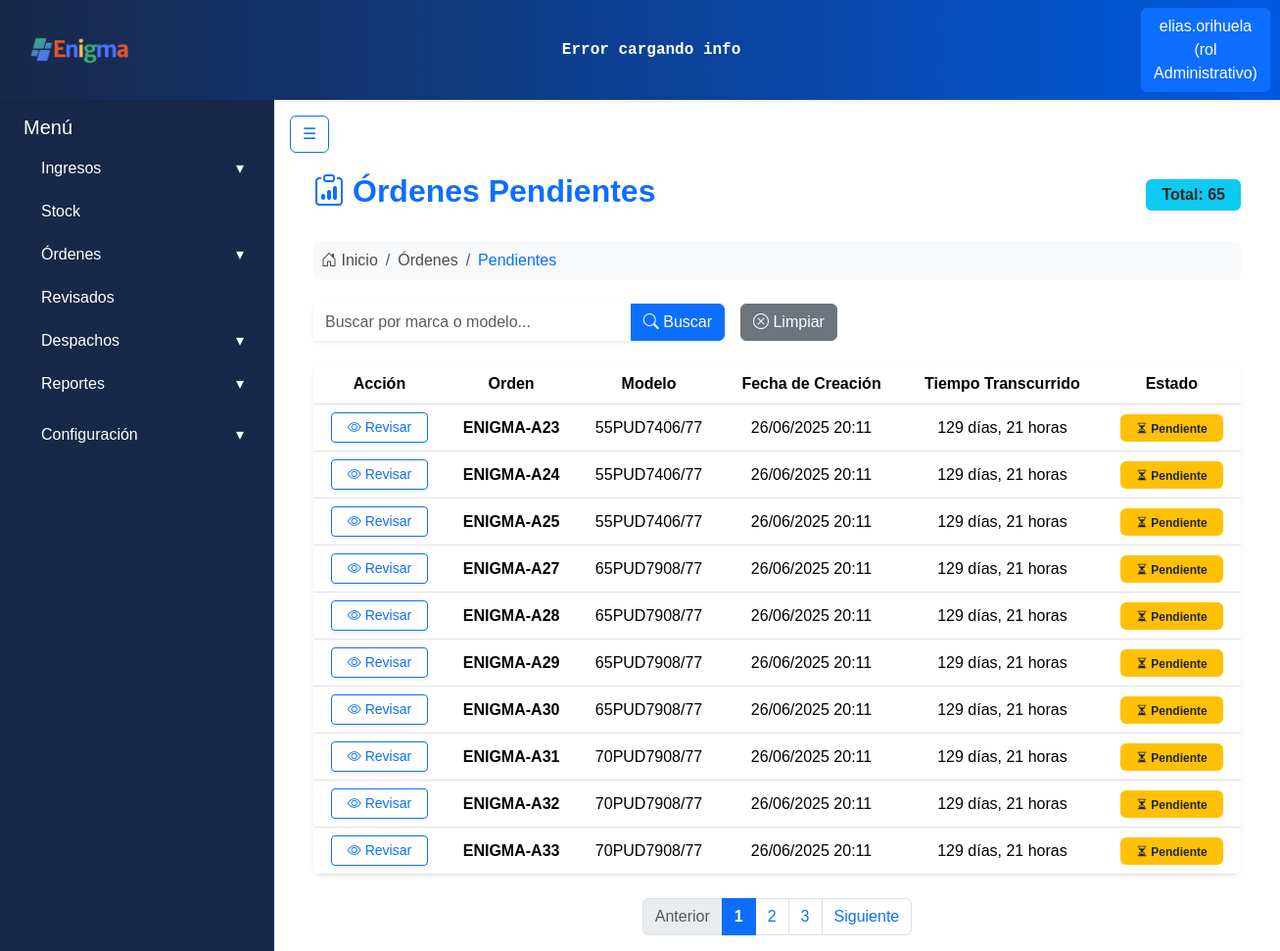
Screenshot of /ordenes/pendientes/ (signed in) with the database file from the repository.
### apps/usuarios/models.py (models this page shows, shortened)
class Usuarios(AbstractBaseUser):
    username = models.CharField('Nombre de usuario', unique= True, max_length=60)
    email = models.EmailField('Correo electronico', max_length=254, unique= True)
    nombre = models.CharField(max_length=50)
    apellido = models.CharField(max_length=50)
    rol = models.ForeignKey(Roles, on_delete=models.CASCADE)
    activo = models.BooleanField(default=True)
    is_admin = models.BooleanField(default = False)
    is_superuser = models.BooleanField(default=False)
    is_staff = models.BooleanField(default=False)
    objects = UsuariosManager()
    USERNAME_FIELD = 'username'
    REQUIRED_FIELDS = ['nombre', 'apellido', 'email'] #campos necesarios para crear la cuenta por consola

class Roles(models.Model):
    id = models.AutoField(primary_key=True)
    nombre = models.CharField(max_length=50)
    def __str__(self):
        return self.nombre

### apps/ingresos/models.py (models this page shows, shortened)
class Productos(models.Model):
    id = models.AutoField(primary_key=True)
    marca = models.CharField(max_length=30)
    modelo = models.CharField(max_length=50, unique=True)

### apps/ordenes/models.py (models this page shows, shortened)
class Ordenes(ModeloBaseConUsuario):  # HEREDA el usuario y el save()
    remito_id = models.ForeignKey('ingresos.Remitos', on_delete=models.CASCADE)
    equipo_id = models.ForeignKey('Equipos', on_delete=models.CASCADE)
    estado_id = models.ForeignKey('Estados', on_delete=models.CASCADE)
    falla_detectada = models.CharField(max_length=50, null=True, blank=True)
    reparacion = models.CharField(max_length=50, null=True, blank=True)
    fecha_revision = models.DateTimeField(null=True, blank=True)
    editado_por = models.ForeignKey(
        User, on_delete=models.SET_NULL, null=True, blank=True, related_name='ordenes_editadas'
    )
    palletizado_por = models.ForeignKey(
        User, on_delete=models.SET_NULL, null=True, blank=True, related_name='ordenes_palletizadas'
    )
    orden_activa = models.BooleanField(default=True)
    fecha_creacion = models.DateTimeField(auto_now_add=True)
    modificacion_id = models.ForeignKey('HistorialOrdenes', on_delete=models.CASCADE, null=True, blank=True)
    destino = models.ForeignKey('Destinos', on_delete=models.CASCADE, null=True, blank=True)
    equipo_palletizado = models.BooleanField(default=False)

### apps/ordenes/views.py (the view)
# urls.py: path('pendientes/', login_required(OrdenesPendientesListView.as_view()), name='ordenes_pendientes'),
class OrdenesPendientesListView(LoginRequiredMixin, ListView):
    model = Ordenes
    template_name = 'ordenes/ordenes_pendientes.html'
    context_object_name = 'ordenes'
    paginate_by = 10    # ✅ Paginación: 12 por página
    def get_queryset(self):
        queryset = Ordenes.objects.select_related(
            'equipo_id__producto_id', 'estado_id'
        ).filter(estado_id__nombre_estado='Pendiente')
        buscar = self.request.GET.get('buscar', '').strip()
        if buscar:
            queryset = queryset.filter(
                models.Q(equipo_id__producto_id__modelo__icontains=buscar) |
                models.Q(equipo_id__producto_id__marca__icontains=buscar)
            )
        return queryset
    def get_context_data(self, **kwargs):
        context = super().get_context_data(**kwargs)
        datos_ordenes = []
        for orden in context['ordenes']:
            datos_ordenes.append({
                'id': orden.id,
                'modelo': orden.equipo_id.producto_id.modelo,
                'fecha_creacion': orden.fecha_creacion,
                'tiempo_transcurrido': now() - orden.fecha_creacion,
                'estado': orden.estado_id.nombre_estado,
            })
        context['ordenes'] = datos_ordenes
        context['total_ordenes'] = Ordenes.objects.filter(estado_id__nombre_estado='Pendiente').count()
        context['buscar'] = self.request.GET.get('buscar', '')
        return context

### apps/ordenes/templates/ordenes/ordenes_pendientes.html (shortened to what this page needs)
{% extends 'base.html' %}
{% block content %}
<div class="page-container px-4 mt-3">
    <div class="d-flex justify-content-between align-items-center mb-4">
        <h2 class="fw-bold text-primary d-flex align-items-center gap-2">
            <i class="bi bi-clipboard-data text-primary"></i> Órdenes Pendientes
        </h2>
        <span class="badge bg-info text-dark fs-6 px-3 py-2 shadow-sm">
            Total: {{ total_ordenes }}
        </span>
    </div>
    <nav aria-label="breadcrumb" class="mb-4">
        <ol class="breadcrumb bg-light rounded p-2">
            <li class="breadcrumb-item">
                <i class="bi bi-house-door"></i> Inicio
            </li>
            <li class="breadcrumb-item">
                Órdenes
            </li>
            <li class="breadcrumb-item text-primary" aria-current="page">Pendientes</li>
        </ol>
    </nav>
    <form method="get" class="search-form mb-4 d-flex gap-3 flex-wrap align-items-center">
        <div class="input-group shadow-sm" style="max-width: 420px;">
            <input type="text" name="buscar" class="form-control border-0"
                   placeholder="Buscar por marca o modelo..."
                   value="{{ buscar }}">
            <button class="btn btn-primary" type="submit">
                <i class="bi bi-search"></i> Buscar
            </button>
        </div>
        <a href="{% url 'ordenes_pendientes' %}" class="btn btn-secondary">
            <i class="bi bi-x-circle"></i> Limpiar
        </a>
    </form>
    <div class="table-responsive shadow-sm rounded-3">
        <table class="table table-hover align-middle text-center m-0">
            <thead class="table-header">
                <tr>
                    <th>Acción</th>
                    <th>Orden</th>
                    <th>Modelo</th>
                    <th>Fecha de Creación</th>
                    <th>Tiempo Transcurrido</th>
                    <th>Estado</th>
                </tr>
            </thead>
            <tbody>
                {% for orden in ordenes %}
                <tr>
                    <td>
                        <a href="{% url 'revisar_orden' orden.id %}"
                           class="btn btn-outline-primary btn-sm px-3 py-1 shadow-sm">
                            <i class="bi bi-eye"></i> Revisar
                        </a>
                    </td>
                    <td><strong>ENIGMA-A{{ orden.id }}</strong></td>
                    <td>{{ orden.modelo }}</td>
                    <td>{{ orden.fecha_creacion|date:"d/m/Y H:i" }}</td>
                    <td>
                        {% with orden.tiempo_transcurrido as t %}
                            {{ t.days }} días,
                            {% widthratio t.seconds 3600 1 %} horas
                        {% endwith %}
                    </td>
                    <td>
                        {% if orden.estado == "Pendiente" %}
                            <span class="badge bg-warning text-dark px-3 py-2">
                                <i class="bi bi-hourglass-split"></i> Pendiente
                            </span>
                        {% elif orden.estado == "En revisión" %}
                            <span class="badge bg-info text-dark px-3 py-2">
                                <i class="bi bi-search"></i> En revisión
                            </span>
                        {% elif orden.estado == "Completada" %}
                            <span class="badge bg-success px-3 py-2">
                                <i class="bi bi-check-circle"></i> Completada
                            </span>
                        {% else %}
                            <span class="badge bg-secondary px-3 py-2">{{ orden.estado }}</span>
                        {% endif %}
                    </td>
                </tr>
                {% empty %}
                <tr>
                    <td colspan="6" class="text-muted py-4">
                        <i class="bi bi-inbox"></i> No hay órdenes pendientes.
                    </td>
                </tr>
                {% endfor %}
            </tbody>
        </table>
    </div>
    {% if page_obj.has_other_pages %}
    <nav class="mt-4" aria-label="Paginación">
        <ul class="pagination justify-content-center mb-0">
            {% if page_obj.has_previous %}
            <li class="page-item">
                <a class="page-link" href="?page={{ page_obj.previous_page_number }}">Anterior</a>
            </li>
            {% else %}
            <li class="page-item disabled"><span class="page-link">Anterior</span></li>
            {% endif %}
            {% for num in page_obj.paginator.page_range %}
                {% if page_obj.number == num %}
                    <li class="page-item active"><span class="page-link">{{ num }}</span></li>
                {% elif num > page_obj.number|add:'-3' and num < page_obj.number|add:'3' %}
                    <li class="page-item"><a class="page-link" href="?page={{ num }}">{{ num }}</a></li>
                {% endif %}
            {% endfor %}
            {% if page_obj.has_next %}
            <li class="page-item">
                <a class="page-link" href="?page={{ page_obj.next_page_number }}">Siguiente</a>
            </li>
            {% else %}
            <li class="page-item disabled"><span class="page-link">Siguiente</span></li>
            {% endif %}
        </ul>
    </nav>
    {% endif %}
</div>
{% endblock %}

### templates/includes/header.html (shortened to what this page needs)
{% load static %}
<nav class="navbar navbar-expand-lg shadow-sm navbar-gradient">
  <div class="container-fluid">
    <a class="navbar-brand d-flex align-items-center" href="{% url 'core:dashboard' %}">
      <div class="card-header p-0 bg-transparent border-0">
        <img class="logo_form" src="{% static 'img/enigmaLogoNuevo.png' %}" alt="Enigma Logo">
      </div>
    </a>
    <div class="mx-auto text-center d-none d-lg-block">
        <div class="ticker-container text-white py-1 px-2 rounded">
            <div class="ticker" id="ticker-api">
            </div>
        </div>
    </div>
    <div class="d-flex ms-auto">
      {% if user.is_authenticated %}
        <div class="dropdown">
          <a class="btn btn-primary" href="#" role="button" id="dropdownUser" data-bs-toggle="dropdown" aria-expanded="false">
            {{ user.username }} (rol {{ user.rol }})
          </a>
        </div>
      {% else %}
        <a href="{% url 'usuarios:register' %}" class="btn btn-outline-primary me-2">Registrarse</a>
        <a href="{% url 'usuarios:login' %}" class="btn btn-outline-success">Login</a>
      {% endif %}
    </div>
  </div>
</nav>

### static/css/style.css (style rules this page uses)
:root { --color-bg-navbar-solid:linear-gradient(90deg, #182848 0%, #005ae1 100%); }
.navbar-gradient { background: var(--color-bg-navbar-solid); }
.logo_form { width: auto; height: 40px; margin-right: 10px; margin-left: 0.8rem; }
h2 { color: #e02626; }
.active { background-color: #001d3a !important; font-weight: bold; border-radius: 0.25rem; }
body { font-family: Arial, sans-serif; color: #4b4b4b; }
h1, h2 { text-align: center; color: #0056b3; }
.ticker-container { color: #E0F2FE; overflow: hidden; white-space: nowrap; position: relative; width: 1000px; font-weight: bold; font-family: monospace; border-radius: 0.25rem; }
.ticker { display: inline-block; white-space: nowrap; animation: scrollTicker 50s linear infinite; }

### rows the page displays
Usuarios: username "elias.orihuela", rol "Administrativo"
Productos: modelo "55PUD7406/77" "55PUD7406/77" "55PUD7406/77"
Ordenes: fecha_creacion "26/06/2025 20:11"
Ordenes: fecha_creacion "26/06/2025 20:11"
Ordenes: fecha_creacion "26/06/2025 20:11"
Productos: modelo "65PUD7908/77" "65PUD7908/77" "65PUD7908/77" "65PUD7908/77"
Ordenes: fecha_creacion "26/06/2025 20:11"
Ordenes: fecha_creacion "26/06/2025 20:11"
Ordenes: fecha_creacion "26/06/2025 20:11"
Ordenes: fecha_creacion "26/06/2025 20:11"
Productos: modelo "70PUD7908/77" "70PUD7908/77" "70PUD7908/77"
Ordenes: fecha_creacion "26/06/2025 20:11"
Ordenes: fecha_creacion "26/06/2025 20:11"
Ordenes: fecha_creacion "26/06/2025 20:11"

### other values shown
{{ total_ordenes }} "65"
{{ orden.id }} "23" "24" "25" "27" "28" "29" "30" "31" "32" "33"
{{ t.days }} "129" "129" "129" "129" "129" "129" "129" "129" "129" "129"
{{ num }} "1"
{{ num }} "2" "3"
